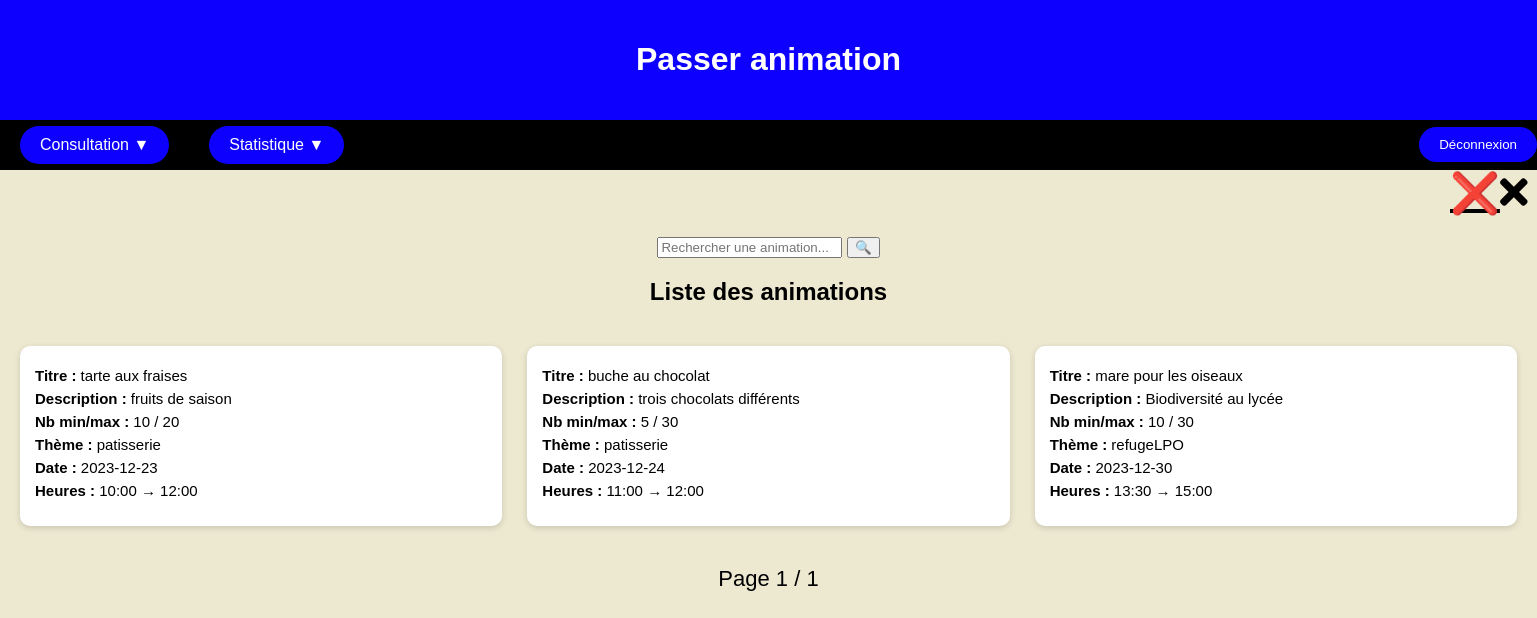
Screenshot of /Gestionnaire_des_animations/front_end/passe_animation.php (signed in) with the database file from the repository.
### tables this page shows
CREATE TABLE IF NOT EXISTS `animation` (
  `ID` int NOT NULL AUTO_INCREMENT,
   Titre varchar(70) NOT NULL,
  `DateHeureDeb` datetime NOT NULL,
  `DateHeureFin` datetime  NOT NULL,
  `nbreMin` int NOT NULL,
  `nbreMax` int NOT NULL,
  `materiel` varchar(250) NOT NULL,
  `commentaire` varchar(360) NOT NULL,
    `annulation` boolean default false,
  idTheme int REFERENCES  Theme(ID),
idAnimateur int REFERENCES  Animateur(ID),
idLieu int REFERENCES  lieu(ID),
  PRIMARY KEY (`ID`)
);

CREATE TABLE IF NOT EXISTS `theme` (
  `ID` int NOT NULL AUTO_INCREMENT,
  `libelle` varchar(50) NOT NULL,
  PRIMARY KEY (`ID`)
);

### Gestionnaire_des_animations/back_end/passe_animation.php (called while the page is built, shortened)
<?php
require('../../back_end/include/config.php');
$page = isset($_GET['page']) ? intval($_GET['page']) : 1;
$limit = 6;
$offset = ($page - 1) * $limit;
$search = $_GET['search'] ?? "";
$query = "
    SELECT
        a.ID,
        a.Titre,
        a.commentaire,
        a.nbreMin,
        a.nbreMax,
        t.libelle AS theme,
        a.DateHeureDeb,
        a.DateHeureFin
    FROM animation a
    LEFT JOIN theme t ON t.ID = a.idTheme
    WHERE a.DateHeureDeb < NOW()
    AND a.annulation = 0
";
$query .= " ORDER BY a.DateHeureDeb ASC LIMIT :limit OFFSET :offset";
$sql = $cnx->prepare($query);
$sql->bindValue(':limit', $limit, PDO::PARAM_INT);
$sql->bindValue(':offset', $offset, PDO::PARAM_INT);
$sql->execute();
$animations = $sql->fetchAll(PDO::FETCH_ASSOC);
$countQuery = "
    SELECT COUNT(*)
    FROM animation a
    WHERE a.DateHeureDeb < NOW()
    AND a.annulation = 0
";
$totalCount = $cnx->query($countQuery)->fetchColumn();
$totalPages = ceil($totalCount / $limit);
?>

### Gestionnaire_des_animations/front_end/passe_animation.php (the view, shortened to what this page needs)
<?php
require('../back_end/passe_animation.php')
?>
<!DOCTYPE html>
<html lang="fr">
<head>
    <link rel="stylesheet" type="text/css" href="../../assets/css/inscrit.css">
    <link rel="stylesheet" type="text/css" href="../../assets/css/responsive_design_inscrit.css">
</head>
<body>
<div class="header">
    <h1>Passer animation</h1>
</div>
<a class = croix href="traitement.php">❌<i class="fas fa-times"></i></a>
<div class="centrer">
<form method="GET" class="search-bar">
    <input type="text" name="search" placeholder="Rechercher une animation..." value="<?= htmlspecialchars($search) ?>">
    <button type="submit">🔍</button>
</form>
<h2>Liste des animations</h2>
</div>
<div class="container-animations">
<?php foreach ($animations as $anim): ?>
    <div class="bloc-animation">
        <p><strong>Titre :</strong> <?= $anim['Titre'] ?></p>
        <p><strong>Description :</strong> <?= $anim['commentaire'] ?></p>
        <p><strong>Nb min/max :</strong> <?= $anim['nbreMin'] ?> / <?= $anim['nbreMax'] ?></p>
        <p><strong>Thème :</strong> <?= $anim['theme'] ?></p>
        <p><strong>Date :</strong> <?= substr($anim['DateHeureDeb'], 0, 10) ?></p>
        <p><strong>Heures :</strong>
            <?= substr($anim['DateHeureDeb'], 11, 5) ?> → <?= substr($anim['DateHeureFin'], 11, 5) ?>
        </p>
    </div>
<?php endforeach; ?>
</div>
<div class="pagination">
    <span>Page <?= $page ?> / <?= $totalPages ?></span>
</div>
</body>
</html>

### assets/css/inscrit.css (style rules this page uses)
body { background-color: #EDE8D0; font-family: Arial; margin: 0; }
.header { background: #0D00FF; color: white; padding: 20px; text-align: center; }
.centrer { text-align: center; margin-top: 20px; }
.menu { position: relative; background: #000000; height: 50px; display: flex; align-items: center; gap: 40px; padding-left: 20px; }
.menu ul { list-style: none; margin: 0; padding: 0; }
.menu a { color: white; text-decoration: none; }
.title { background: #0D00FF; color: white; padding: 10px 20px; border-radius: 20px; display: inline-block; cursor: pointer; }
.bar { background: #0D00FF; color: white; padding: 10px 20px; border: none; cursor: pointer; border-radius: 20px; margin-left: auto; }
.croix { position: relative; font-size: 40px; color: black; text-align: right; width: 95%; right: -1450px; }
.container-animations { display: grid !important; grid-template-columns: repeat(3, 1fr) !important; gap: 25px !important; padding: 20px !important; width: 100% !important; box-sizing: border-box; }
.bloc-animation { background: white; padding: 15px; border-radius: 10px; box-shadow: 0 2px 6px rgba(0,0,0,0.15); font-size: 15px; min-height: 180px; box-sizing: border-box; }
.bloc-animation p { margin: 6px 0; }
.pagination { text-align: center; margin-top: 20px; font-size: 22px; }

### rows the page displays
animation: Titre "tarte aux fraises", commentaire "fruits de saison", nbreMin "10", nbreMax "20", idTheme.libelle "patisserie", DateHeureDeb "2023-12-23", DateHeureDeb "10:00", DateHeureFin "12:00"
animation: Titre "buche au chocolat", commentaire "trois chocolats différents", nbreMin "5", nbreMax "30", idTheme.libelle "patisserie", DateHeureDeb "2023-12-24", DateHeureDeb "11:00", DateHeureFin "12:00"
animation: Titre "mare pour les oiseaux", commentaire "Biodiversité au lycée", nbreMin "10", nbreMax "30", idTheme.libelle "refugeLPO", DateHeureDeb "2023-12-30", DateHeureDeb "13:30", DateHeureFin "15:00"

### other values shown
$page "1"
$totalPages "1"
